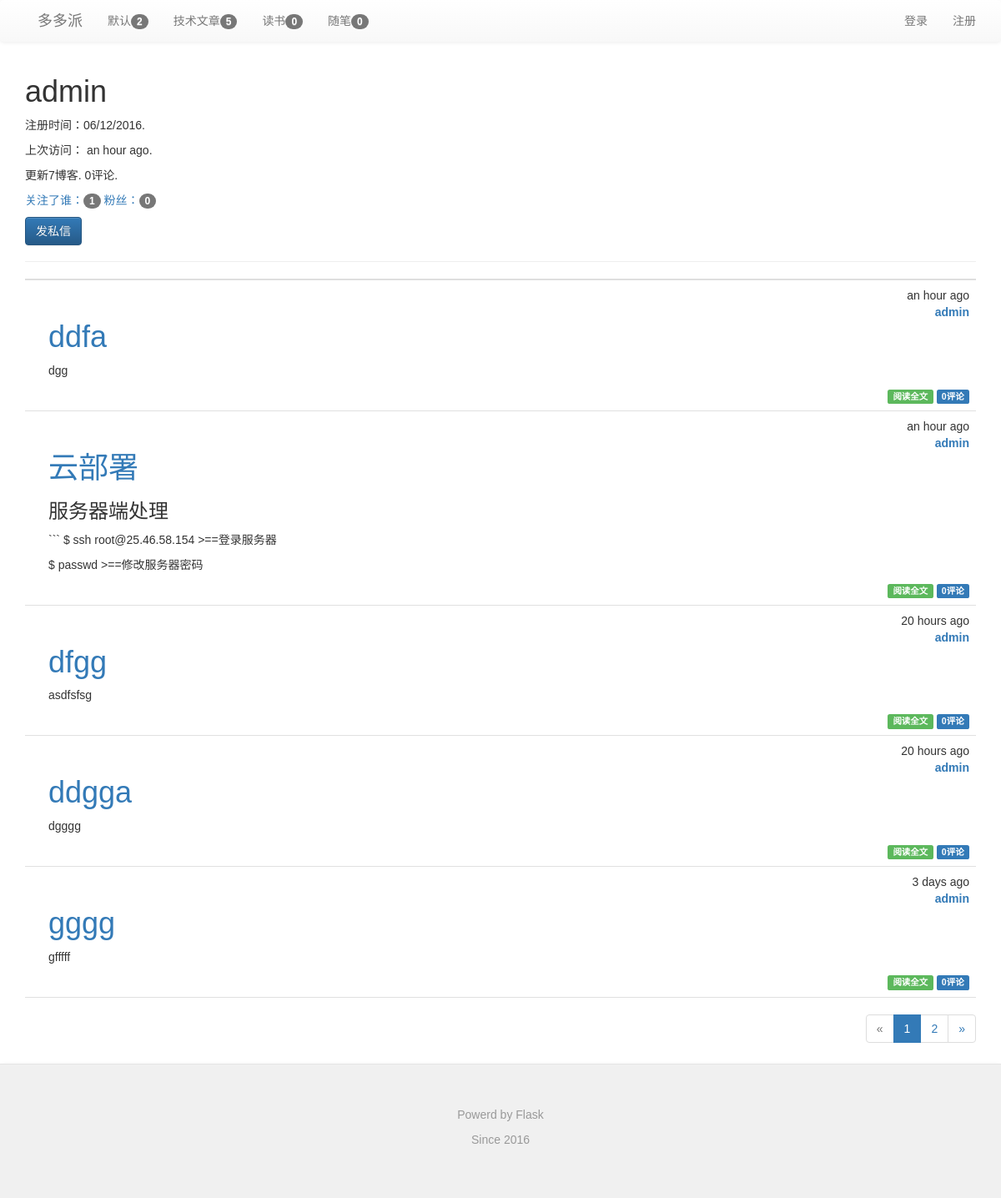
Page /profile/admin on the earlier database version.
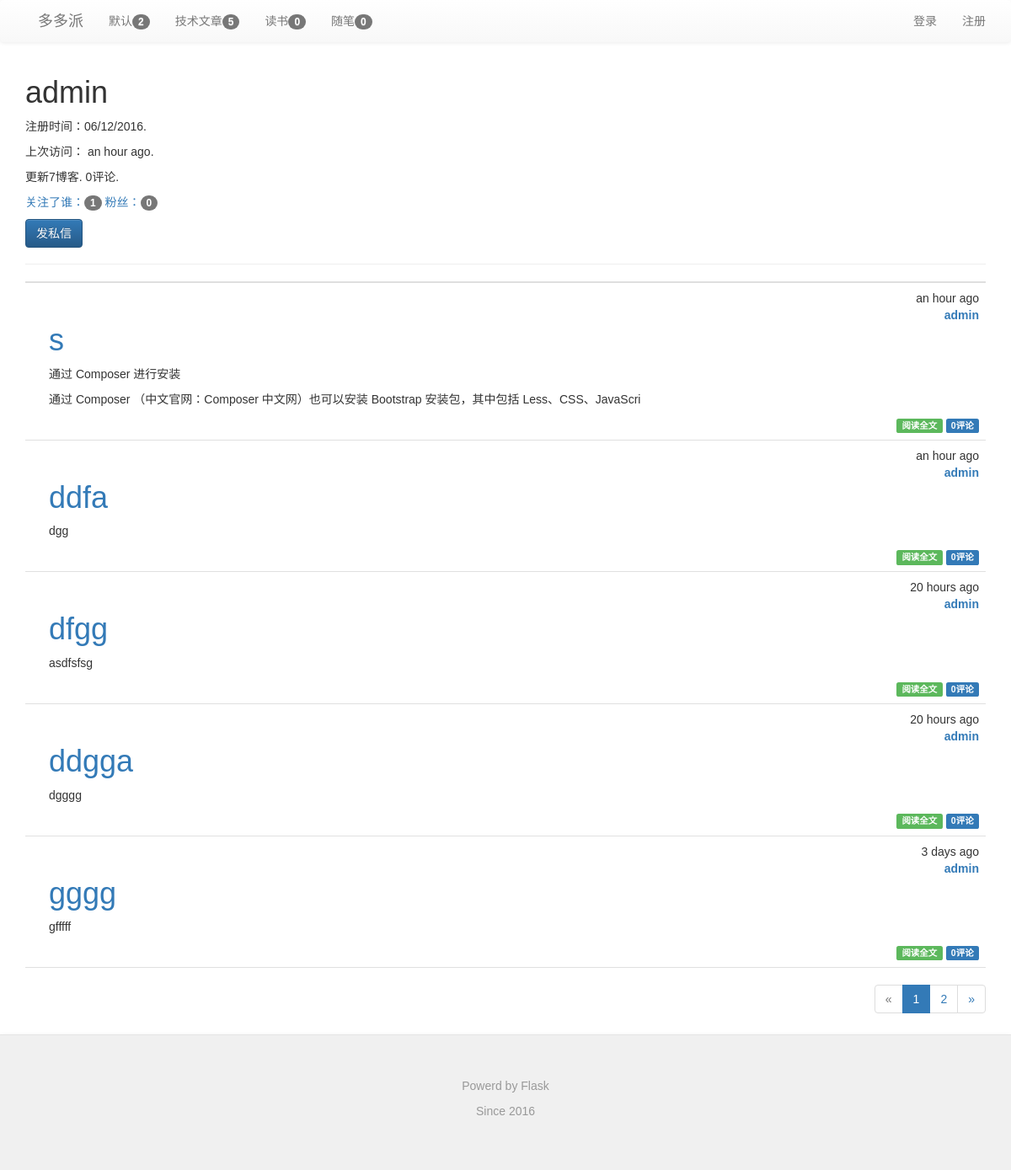
Same page on the later database version.
### app/models.py (models this page shows, shortened)
class Category(db.Model):
    __tablename__ = 'categories'
    id = db.Column(db.Integer,primary_key=True)
    name = db.Column(db.String(64),unique=True)
    posts = db.relationship('Post',backref='category',lazy='dynamic')

class Post(db.Model):
    __tablename__ = 'posts'
    id = db.Column(db.Integer,primary_key=True)
    title = db.Column(db.Text(128))
    body = db.Column(db.Text)
    body_html = db.Column(db.Text)
    timestamp = db.Column(db.DateTime,index=True,default=datetime.utcnow)
    auth_id = db.Column(db.Integer,db.ForeignKey('users.id'))
    category_id = db.Column(db.Integer,db.ForeignKey('categories.id'))
    comments = db.relationship('Comment',backref='post',lazy='dynamic')
    visits = db.Column(db.Integer,nullable=False,default=int(10))

class User(UserMixin, db.Model):
    __tablename__ = 'users'
    id = db.Column(db.Integer, primary_key=True)
    email = db.Column(db.String(64), unique=True, index=True)
    username = db.Column(db.String(64), unique=True, index=True)
    role_id = db.Column(db.Integer, db.ForeignKey('roles.id'))
    password_hash = db.Column(db.String(128))
    confirmed = db.Column(db.Boolean, default=False)
    name = db.Column(db.String(64))
    location = db.Column(db.String(64))
    about_me = db.Column(db.Text())
    member_since = db.Column(db.DateTime(), default=datetime.utcnow)
    last_seen = db.Column(db.DateTime(), default=datetime.utcnow)
    posts = db.relationship('Post',backref='author',lazy='dynamic')
    followed = db.relationship('Follow',
                               foreign_keys=[Follow.follower_id],
                               backref=db.backref('follower',lazy='joined'),
                               lazy='dynamic',cascade='all,delete-orphan')
    followers = db.relationship('Follow',
                                foreign_keys=[Follow.followed_id],
                                backref=db.backref('followed',lazy='joined'),
                                lazy='dynamic',cascade='all,delete-orphan')
    sendto = db.relationship('Message',
                             foreign_keys=[Message.sendto_id],
                             backref=db.backref('sendto',lazy='joined'),
                             lazy='dynamic',cascade='all,delete-orphan'
                             )
    author = db.relationship('Message',
                             foreign_keys=[Message.author_id],
                             backref=db.backref('author',lazy='joined'),
                             lazy='dynamic',cascade='all,delete-orphan'
                             )
    comments = db.relationship('Comment',backref='author',lazy='dynamic')
    starposts = db.relationship('Post',secondary='stars',backref=db.backref('stared',lazy='joined'),lazy='joined')
    @property
    def password(self):
        raise AttributeError('password is not a readable attribute')

### app/main/views.py (the view)
@main.route('/profile/<username>')
def profile(username):
    user = User.query.filter_by(username=username).first_or_404()
    page = request.args.get('page', 1, type=int)
    pagination = user.posts.order_by(Post.timestamp.desc()).paginate(
        page, per_page=current_app.config['FLASKY_POSTS_PER_PAGE'],
        error_out=False)
    posts = pagination.items
    return render_template('user.html', user=user, posts=posts,
                           pagination=pagination)

### app/auth/views.py (called while the page is built)
@auth.before_app_request
def before_request():
    if current_user.is_authenticated:
        current_user.ping()
        if not current_user.confirmed \
            and request.endpoint[:5] != 'auth.' \
            and request.endpoint != 'static':
            return redirect(url_for('auth.unconfirmed'))

### app/main/__init__.py (called while the page is built)
@main.app_context_processor
def inject_permission():
    return dict(Permission=Permission)

### app/main/views.py (called while the page is built)
@main.before_app_request
def before_request(): #定义全局变量
    g.categories=Category.query.all()
    g.hotpost = Post.query.order_by(Post.visits.desc()).all()

@main.after_app_request
def after_request(response):
    for query in get_debug_queries():
        if query.duration >= current_app.config['FLASKY_SLOW_DB_QUERY_TIME']:
            current_app.logger.warning(
                'Slow query:%s\nParameters: %s\nDuration: %fs\nContext: %s\n'
                %(query.statement,query.parameters,query.duration,query.context)
            )
    return response

### app/models.py (called while the page is built)
    def can(self, permissions):
        return False

    def is_administrator(self):
        return False

### app/templates/user.html (shortened to what this page needs)
{% extends "base.html" %}
{% import "_macros.html" as macros %}
{% block page_content %}
{% include "_userbase.html" %}
{% include '_posts_thumbnail.html' %}
{% if pagination %}
<div class="pagination">
    {{ macros.pagination_widget(pagination,'.profile',username=user.username)}}
</div>
{% endif %}
{% endblock %}

### app/templates/base.html (shortened to what this page needs)
{% extends "bootstrap/base.html" %}
{% block head %}
{{ super() }}
<link rel="stylesheet" type="text/css" href="{{ url_for('static', filename='css/bootstrap.css') }}">
<link rel="stylesheet" type="text/css" href="{{ url_for('static', filename='css/bootstrap.min.css') }}">
<link rel="stylesheet" type="text/css" href="{{ url_for('static', filename='css/bootstrap-theme.css') }}">
<link rel="stylesheet" type="text/css" href="{{ url_for('static', filename='css/bootstrap-theme.min.css') }}">
<link rel="stylesheet" type="text/css" href="{{ url_for('static', filename='styles.css') }}">
{% endblock %}
{% block navbar %}
<div class="nav navbar-default">
    <div class="container">
        <div class="navbar-header">
            <a class="navbar-brand" href="/">多多派</a>
        </div>
            <ul class="nav navbar-nav">
            {% for category in g.categories %}
                <li><a href="{{ url_for('main.category',id=category.id)}}">{{category.name}}<span class="badge">{{category.posts.count()}}</span></a></li>
            {% endfor %}
            </ul>
            <ul class="nav navbar-nav navbar-right">
                <li><a href="{{url_for('auth.register')}}">注册</a></li>
            </ul>
            <ul class="nav navbar-nav navbar-right">
                {% if current_user.is_authenticated %}
                <li class="dropdown">
                    <a href="#" class="dropdown-toggle" data-toggle="dropdown">{{current_user.username}}的账号<b class="caret"></b></a>
                    <ul class="dropdown-menu">
                        <li><a href="{{ url_for('auth.change_password') }}">修改密码</a></li>
                        <li><a href="{{ url_for('auth.change_email_request') }}">修改邮箱</a></li>
                        <li><a href="{{ url_for('main.profile',username=current_user.username) }}">用户资料</a></li>
                        <li><a href="{{ url_for('auth.logout') }}">退出登录</a></li>
                    </ul>
                </li>
                {% else %}
                <li><a href="{{ url_for('auth.login') }}">登录</a></li>
                {% endif %}
             </ul>
        </div>
   </div>
{% endblock %}
{% block content %}
<div class="container">
    {% block page_content %}{% endblock %}
</div>
<div class="nav navbar-default">
  <footer class="blog-footer">
      <p>Powerd by Flask</p>
      <p>Since 2016</p>
  </footer>
</div>
{% endblock %}

### app/templates/_posts_thumbnail.html (shortened to what this page needs)
<ul class="posts">
    {% for post in posts %}
    <li class="post">
        <div class="post-content">
            <div class="post-date">{{ moment(post.timestamp).fromNow() }}</div><br/>
            <div class="post-auth"><a href="{{ url_for('.profile',username=post.author.username) }}">{{ post.author.username }}</a></div>
            <div class="post-title text-primary">
                {% if post.title %}
                <h1>{{ post.title }}</h1>
                {% endif %}
            </div>
            <div class="post-body">
                {% if post.body_html %}
                    {{ post.body_html[:100]| safe }}
                {% else %}
                    {{ post.body[:100] }}
                {% endif %}
            </div>
            <div class="post-footer">
                <a href="{{ url_for('.post',id=post.id) }}">
                    <span class="label label-success">阅读全文</span>
                </a>
                <a href="{{ url_for('.post',id=post.id) }}#comments">
                    <span class="label label-primary">{{ post.comments.count() }}评论</span>
                </a>
            </div>
        </div>
    </li>
    {% endfor %}
</ul>

Differences in the rows shown:
removed Post: timestamp "an hour ago", author.username "admin", title "云部署", body_html "服务器端处理 ``` $ ssh root@25.46.58.154 >==登录服务器 $ passwd >==修改服务器密码", comments.count "0"
added Post: timestamp "an hour ago", author.username "admin", title "s", body_html "通过 Composer 进行安装 通过 Composer （中文官网：Composer 中文网）也可以安装 Bootstrap 安装包，其中包括 Less、CSS、JavaScri", comments.count "0"
